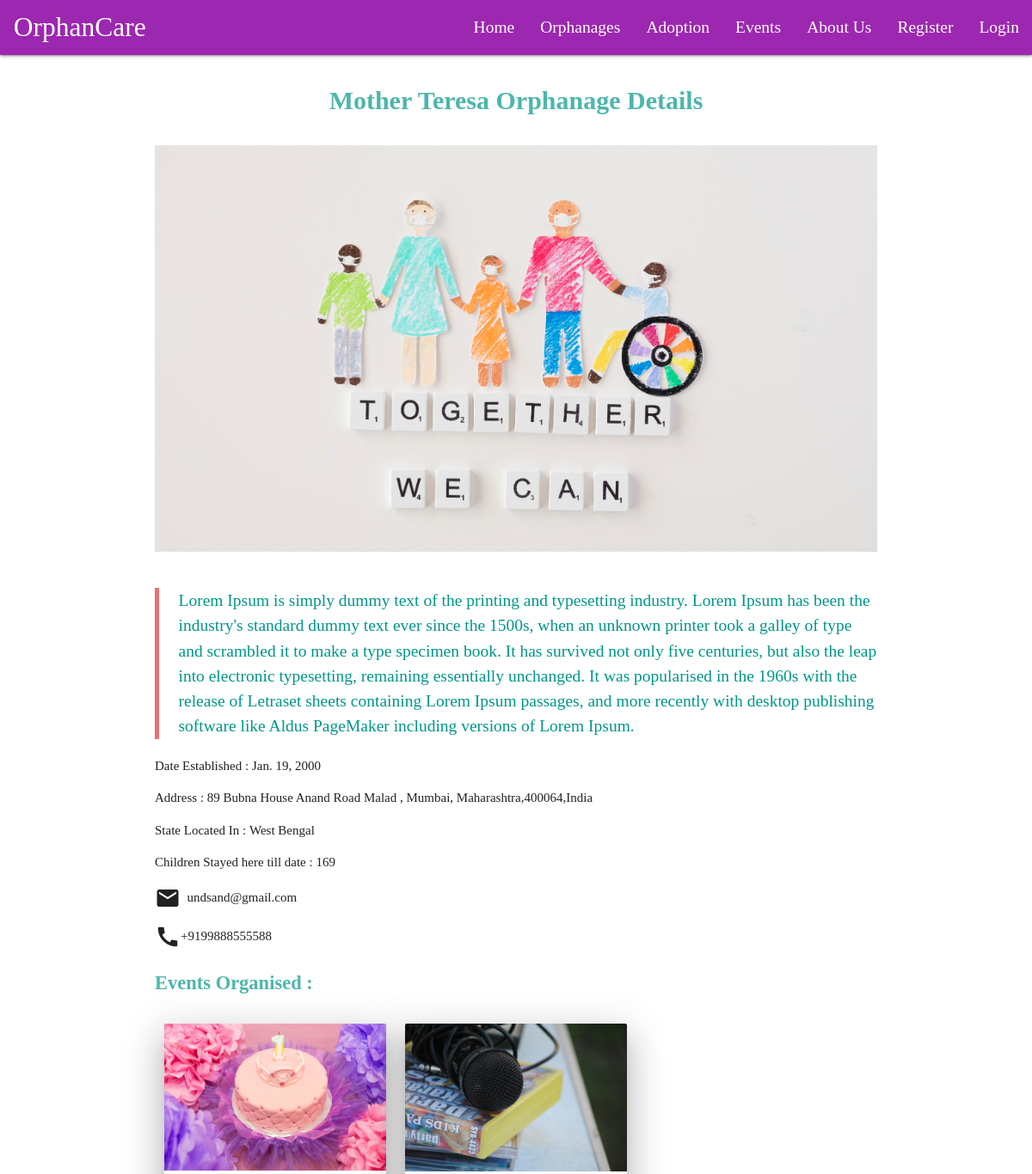
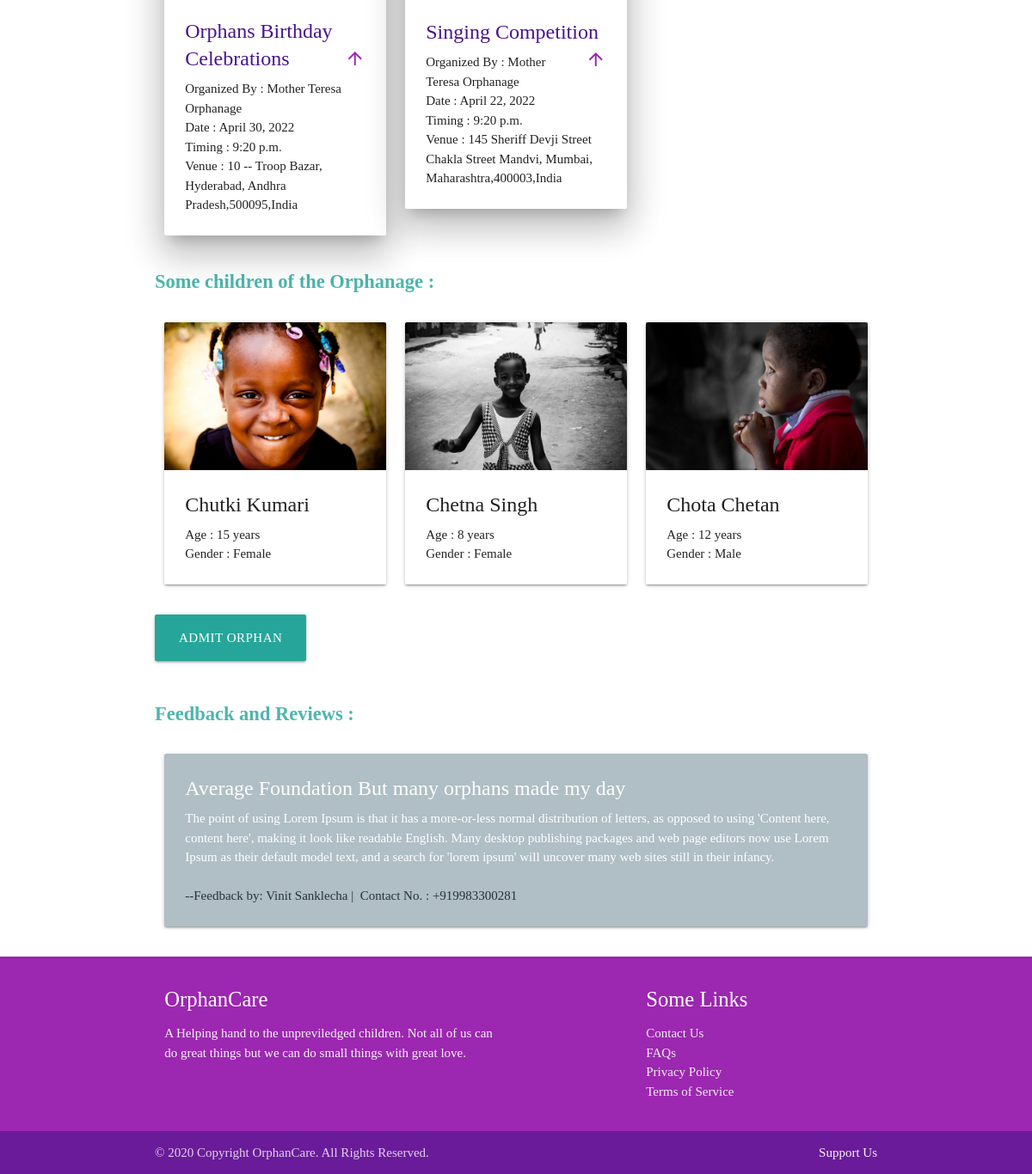
The app's page /orphanage/1 with its own data (2 pictures, top to bottom).
### main/models.py (models this page shows, shortened)
class Orphanage(models.Model):
	orphanage_name = models.CharField(max_length=200)
	image = models.ImageField(upload_to="orphanage/images/")
	establish_date = models.DateField(default=datetime.date(datetime.now()))
	about = models.TextField()
	address = models.TextField()
	state = models.CharField(max_length=35, choices=states_choices)
	contact_no = models.CharField(max_length=15)
	site_url = models.CharField(max_length=200)
	email = models.EmailField(max_length=150)
	children_count = models.PositiveIntegerField(default=0)
	def __str__(self):
		return self.orphanage_name

class Event(models.Model):
	event_name = models.CharField(max_length=500)
	event_type = models.CharField(max_length=300)
	poster = models.ImageField(default="", upload_to="events/images")
	description = models.TextField()
	event_date = models.DateField(default=datetime.date(datetime.now()))
	event_time = models.TimeField(default=datetime.time(datetime.now()))
	organised_by = models.ForeignKey(Orphanage, on_delete = models.CASCADE)
	venue = models.TextField()

class Orphan(models.Model):
	gender_choices = [("M", "Male"), ("F", "Female"), ("O", "Other")]
	orphan_name = models.CharField(max_length=200)
	orphan_image = models.ImageField(upload_to="orphan/images/")
	age = models.PositiveIntegerField()
	gender = models.CharField(max_length=10, choices=gender_choices)
	admit_to = models.ForeignKey(Orphanage, on_delete=models.CASCADE)

class Feedback(models.Model):
	title = models.CharField(max_length=100)
	name = models.CharField(max_length=200)
	review = models.TextField()
	email = models.EmailField()
	mobile_no = models.CharField(max_length=15)
	feedback_for = models.ForeignKey(Orphanage, on_delete=models.CASCADE)

### main/views.py (the view)
# urls.py: path("orphanage/<int:id>", views.orphanage_details, name="orphanage_details"),
def orphanage_details(request, id):
	orpng = Orphanage.objects.get(id=id)
	feedbacks = Feedback.objects.filter(feedback_for=orpng)
	events = Event.objects.filter(organised_by=orpng)
	children = Orphan.objects.filter(admit_to = orpng)
	context = {"orp":orpng, "events":events, 'children':children,'feedbacks':feedbacks}
	print(orpng)
	return render(request, "main/orpng_details.html", context)

### main/templates/main/orpng_details.html (shortened to what this page needs)
{%extends "main/header.html" %}
{% load static %}
{% block content %}
	<p style="font-weight: bold; font-size: 200%" class="flow-text teal-text text-lighten-2 center-align">
	{{orp.orphanage_name}} Details
	</p>
	<div class="center-align" >
		<img height="400" class="responsive-img" src="{{orp.image.url}}">
	</div>
	<br>
	<blockquote style="font-size: 130%;" class="flow-text teal-text">{{orp.about}}</blockquote>
	<p><strong>Date Established : </strong> {{orp.establish_date}}</p>
	<p><strong>Address : </strong> {{orp.address}}</p>
	<p><strong>State Located In : </strong> {{orp.state}}</p>
	<p><strong>Children Stayed here till date : </strong> {{orp.children_count}}</p>
	<p class="valign-wrapper" href="#">
		<i class="small material-icons">mail</i> &nbsp; {{orp.email}}
	</p>
	<p class="valign-wrapper" href="#">
		<i class="small material-icons">call</i>{{orp.contact_no}}
	</p>
	<p style="font-weight: bold; font-size: 150%" class="flow-text teal-text text-lighten-2">
	Events Organised :
	</p>
	{% if events %}
		<div class="row">
        {% for eve in events %}
            <div class="col s12 m6 l4 ">
                <div class="card z-depth-5 hoverable">
                    <div class="card-image">
                        <img src="{{eve.poster.url}}">
                    </div>
                    <div class="card-content">
                        <span class="card-title activator purple-text text-darken-4">{{eve.event_name}}
                            <i class="purple-text material-icons right">arrow_upward</i>
                        </span>
                        <p><strong>Organized By :</strong> {{eve.organised_by.orphanage_name}}</p>
                        <p><strong>Date :</strong> {{eve.event_date}}</p>
                        <p><strong>Timing :</strong> {{eve.event_time}}</p>
                        <p><strong>Venue :</strong> {{eve.venue}}</p>
                    </div>
                </div>
            </div>
        {% endfor %}
    </div>
    {% else %}
    	<p style="font-weight: bold; font-size: 150%" class="flow-text red-text text-darken-3 center-align">
		No Events yet organized.
		</p>
	{% endif %}
	<p style="font-weight: bold; font-size: 150%" class="flow-text teal-text text-lighten-2">
		Some children of the Orphanage :
	</p>
	<div class="row">
	{% for child in children %}
		<div class="col s12 m4">
		<div class="card">
			<div class="card-image">
				<img src="{{child.orphan_image.url}}">
			</div>
			<div class="card-content">
				<span class="card-title">{{child.orphan_name}}</span>
				<p><strong>Age : </strong>{{child.age}} years</p>
				{% if child.gender == 'M' %}
					<p><strong>Gender : </strong> Male</p>
				{% elif child.gender == 'O' %}
					<p><strong>Gender : </strong> Other</p>
				{% else %}
					<p><strong>Gender : </strong> Female</p>
				{% endif %}
			</div>
		</div>
		</div>
	{% endfor %}
	</div>
	<a href="{% url 'main:admit_orphan' %}" class="waves-effect waves-light btn-large">
		Admit Orphan</a>
	<br><br>
	<p style="font-weight: bold; font-size: 150%" class="flow-text teal-text text-lighten-2">
		Feedback and Reviews :
	</p>
	<div class="row">
		{% if feedbacks %}
			{% for fb in feedbacks %}
	    <div class="col s12">
	      <div class="card blue-grey lighten-3">
	        <div class="card-content white-text">
	          <span class="card-title">{{fb.title}}</span>
	          <p>{{fb.review}}</p>
	          <br>
	          <p class="blue-grey-text text-darken-4"><strong>--Feedback by: {{fb.name}}  | &nbsp;Contact No. : {{fb.mobile_no}}</strong></p>
	        </div>
	      </div>
	    </div>
	{% endfor %}
	{% else %}
		<p style="font-weight: bold; font-size: 150%" class="flow-text red-text text-darken-3 center-align">
		No Feedbacks or coments yet.
		</p>
	{% endif %}
	</div>
{% endblock %}

### main/templates/main/base.html (style rules this page uses)
body { font-family: Algerian; }

### records on screen
Orphanage: orphanage_name "Mother Teresa Orphanage", image (picture), about "Lorem Ipsum is simply dummy text of the printing and typesetting industry. Lorem Ipsum has been the industry's standard dummy text ever since the 1500s, when an unknown printer took a galley of type and scrambled it to make a type specimen book. It has survived not only five centuries, but also the leap into electronic typesetting, remaining essentially unchanged. It was popularised in the 1960s with the release of Letraset sheets containing Lorem Ipsum passages, and more recently with desktop publishing software like Aldus PageMaker including versions of Lorem Ipsum.", establish_date "Jan. 19, 2000", address "89 Bubna House Anand Road Malad , Mumbai, Maharashtra,400064,India", state "West Bengal", children_count "169", email "undsand@gmail.com", contact_no "+9199888555588"
Event: poster (picture), event_name "Orphans Birthday Celebrations", organised_by.orphanage_name "Mother Teresa Orphanage", event_date "April 30, 2022", event_time "9:20 p.m.", venue "10 -- Troop Bazar, Hyderabad, Andhra Pradesh,500095,India"
Event: poster (picture), event_name "Singing Competition", organised_by.orphanage_name "Mother Teresa Orphanage", event_date "April 22, 2022", event_time "9:20 p.m.", venue "145 Sheriff Devji Street Chakla Street Mandvi, Mumbai, Maharashtra,400003,India"
Orphan: orphan_image (picture), orphan_name "Chutki Kumari", age "15", shows "Gender :", gender "Female"
Orphan: orphan_image (picture), orphan_name "Chetna Singh", age "8", shows "Gender :", gender "Female"
Orphan: orphan_image (picture), orphan_name "Chota Chetan", age "12", shows "Gender :", gender "Male"
Feedback: title "Average Foundation But many orphans made my day", review "The point of using Lorem Ipsum is that it has a more-or-less normal distribution of letters, as opposed to using 'Content here, content here', making it look like readable English. Many desktop publishing packages and web page editors now use Lorem Ipsum as their default model text, and a search for 'lorem ipsum' will uncover many web sites still in their infancy.", name "Vinit Sanklecha", mobile_no "+919983300281"
